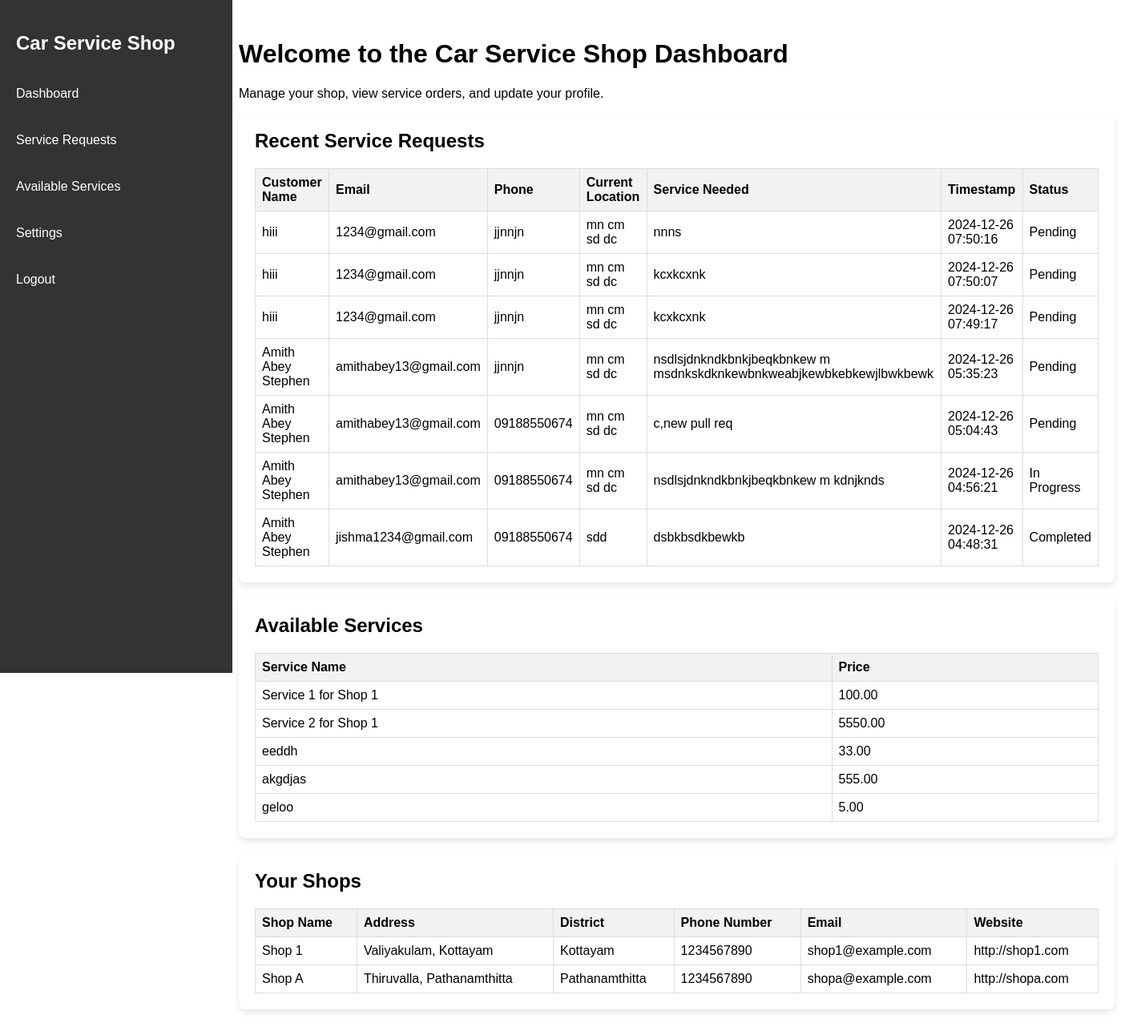
/admin/shop_dashboard.php (signed in), run on the app's committed database.
### tables this page shows
CREATE TABLE `service_requests` (
  `id` int(11) NOT NULL,
  `shop_id` int(11) NOT NULL,
  `shop_name` varchar(255) NOT NULL,
  `shop_address` text NOT NULL,
  `name` varchar(255) NOT NULL,
  `email` varchar(255) NOT NULL,
  `phone` varchar(20) NOT NULL,
  `current_location` text NOT NULL,
  `service_needed` text NOT NULL,
  `timestamp` timestamp NOT NULL DEFAULT current_timestamp(),
  `status` varchar(50) NOT NULL
);

CREATE TABLE `services` (
  `id` int(11) NOT NULL,
  `shop_id` int(11) NOT NULL,
  `service_name` varchar(255) NOT NULL,
  `description` text DEFAULT NULL,
  `price` decimal(10,2) NOT NULL,
  `email` varchar(255) NOT NULL
);

CREATE TABLE `shops` (
  `id` int(11) NOT NULL,
  `shop_name` varchar(255) NOT NULL,
  `address` text NOT NULL,
  `district` varchar(255) NOT NULL,
  `latitude` decimal(10,8) NOT NULL,
  `longitude` decimal(11,8) NOT NULL,
  `phone_number` varchar(20) NOT NULL,
  `email` varchar(255) NOT NULL,
  `website` varchar(255) DEFAULT NULL,
  `owner_email` varchar(255) NOT NULL
);

### admin/shop_dashboard.php (the view, shortened to what this page needs)
<?php
include 'db_connection.php';
$email = $_SESSION['email'];
$sql_shops = "SELECT id, shop_name, address, district, latitude, longitude, phone_number, email, website FROM shops WHERE owner_email=?";
$stmt_shops = $conn->prepare($sql_shops);
$stmt_shops->bind_param("s", $email);
$stmt_shops->execute();
$result_shops = $stmt_shops->get_result();
$shops = [];
while ($row = $result_shops->fetch_assoc()) {
    $shops[] = $row;
}
$services = [];
$service_requests = [];
foreach ($shops as $shop) {
    $shop_id = $shop['id'];
    $sql_services = "SELECT * FROM services WHERE shop_id=?";
    $stmt_services = $conn->prepare($sql_services);
    $stmt_services->bind_param("i", $shop_id);
    $stmt_services->execute();
    $result_services = $stmt_services->get_result();
    while ($row = $result_services->fetch_assoc()) {
        $services[$shop_id][] = $row;
    }
    $sql_requests = "SELECT * FROM service_requests WHERE shop_id=? ORDER BY timestamp DESC";
    $stmt_requests = $conn->prepare($sql_requests);
    $stmt_requests->bind_param("i", $shop_id);
    $stmt_requests->execute();
    $result_requests = $stmt_requests->get_result();
    while ($row = $result_requests->fetch_assoc()) {
        $service_requests[$shop_id][] = $row;
    }
}
?>
<!DOCTYPE html>
<html lang="en">
<head>
</head>
<body>
    <div class="sidebar">
        <h2>Car Service Shop</h2>
        <a href="shop_dashboard.php">Dashboard</a>
        <a href="service/shop_service_request.php">Service Requests</a>
        <a href="service/shop_available_service.php">Available Services</a>
        <a href="service/shop_settings.php">Settings</a>
        <a href="../admin/logout.php">Logout</a>
    </div>
    <div class="content">
        <h1>Welcome to the Car Service Shop Dashboard</h1>
        <p>Manage your shop, view service orders, and update your profile.</p>
        <div class="card" id="recent_services">
            <h2>Recent Service Requests</h2>
            <table>
                <tr>
                    <th>Customer Name</th>
                    <th>Email</th>
                    <th>Phone</th>
                    <th>Current Location</th>
                    <th>Service Needed</th>
                    <th>Timestamp</th>
                    <th>Status</th>
                </tr>
                <?php
                if (!empty($service_requests)) {
                    foreach ($service_requests as $shop_id => $requests) {
                        foreach ($requests as $row) {
                            echo "<tr>";
                            echo "<td>" . htmlspecialchars($row['name']) . "</td>";
                            echo "<td>" . htmlspecialchars($row['email']) . "</td>";
                            echo "<td>" . htmlspecialchars($row['phone']) . "</td>";
                            echo "<td>" . htmlspecialchars($row['current_location']) . "</td>";
                            echo "<td>" . htmlspecialchars($row['service_needed']) . "</td>";
                            echo "<td>" . htmlspecialchars($row['timestamp']) . "</td>";
                            echo "<td>" . htmlspecialchars($row['status']) . "</td>";
                            echo "</tr>";
                        }
                    }
                } else {
                    echo "<tr><td colspan='7'>No service requests found</td></tr>";
                }
                ?>
            </table>
        </div>
        <div class="card" id="available_services">
            <h2>Available Services</h2>
            <table>
                <tr>
                    <th>Service Name</th>
                    <th>Price</th>
                </tr>
                <?php
                if (!empty($services)) {
                    foreach ($services as $shop_id => $shop_services) {
                        foreach ($shop_services as $row) {
                            echo "<tr>";
                            echo "<td>" . htmlspecialchars($row['service_name']) . "</td>";
                            echo "<td>" . htmlspecialchars($row['price']) . "</td>";
                            echo "</tr>";
                        }
                    }
                } else {
                    echo "<tr><td colspan='2'>No services available</td></tr>";
                }
                ?>
            </table>
        </div>
        <div class="card" id="shops">
            <h2>Your Shops</h2>
            <table>
                <tr>
                    <th>Shop Name</th>
                    <th>Address</th>
                    <th>District</th>
                    <th>Phone Number</th>
                    <th>Email</th>
                    <th>Website</th>
                </tr>
                <?php
                if (count($shops) > 0) {
                    foreach ($shops as $shop) {
                        echo "<tr>";
                        echo "<td>" . htmlspecialchars($shop['shop_name']) . "</td>";
                        echo "<td>" . htmlspecialchars($shop['address']) . "</td>";
                        echo "<td>" . htmlspecialchars($shop['district']) . "</td>";
                        echo "<td>" . htmlspecialchars($shop['phone_number']) . "</td>";
                        echo "<td>" . htmlspecialchars($shop['email']) . "</td>";
                        echo "<td>" . htmlspecialchars($shop['website']) . "</td>";
                        echo "</tr>";
                    }
                } else {
                    echo "<tr><td colspan='6'>No shops found</td></tr>";
                }
                ?>
            </table>
        </div>
    </div>
</body>
</html>

### admin/shop_dashboard.php (style rules this page uses)
body { display: flex; font-family: Arial, sans-serif; }
.sidebar { position: fixed; top: 0; left: 0; height: 100vh; width: 250px; background-color: #333; color: white; display: flex; flex-direction: column; padding: 20px; }
.sidebar a { color: white; text-decoration: none; padding: 10px 0; margin: 10px 0; display: block; }
.content { margin-left: 270px; padding: 20px; flex-grow: 1; }
.card { background-color: white; border-radius: 8px; box-shadow: 0 4px 8px rgba(0, 0, 0, 0.1); padding: 20px; margin-bottom: 20px; }
.card h2 { margin-top: 0; }
.card table { width: 100%; border-collapse: collapse; }
.card table, .card th, .card td { border: 1px solid #ddd; }
.card th, .card td { padding: 8px; text-align: left; }
.card th { background-color: #f2f2f2; }

### data on the page
service_requests: name "hiii", email "1234@gmail.com", phone "jjnnjn", current_location "mn cm sd dc", service_needed "nnns", timestamp "2024-12-26 07:50:16", status "Pending"
service_requests: name "hiii", email "1234@gmail.com", phone "jjnnjn", current_location "mn cm sd dc", service_needed "kcxkcxnk", timestamp "2024-12-26 07:50:07", status "Pending"
service_requests: name "hiii", email "1234@gmail.com", phone "jjnnjn", current_location "mn cm sd dc", service_needed "kcxkcxnk", timestamp "2024-12-26 07:49:17", status "Pending"
service_requests: name "Amith Abey Stephen", email "amithabey13@gmail.com", phone "jjnnjn", current_location "mn cm sd dc", service_needed "nsdlsjdnkndkbnkjbeqkbnkew m msdnkskdknkewbnkweabjkewbkebkewjlbwkbewk", timestamp "2024-12-26 05:35:23", status "Pending"
service_requests: name "Amith Abey Stephen", email "amithabey13@gmail.com", phone "09188550674", current_location "mn cm sd dc", service_needed "c,new pull req", timestamp "2024-12-26 05:04:43", status "Pending"
service_requests: name "Amith Abey Stephen", email "amithabey13@gmail.com", phone "09188550674", current_location "mn cm sd dc", service_needed "nsdlsjdnkndkbnkjbeqkbnkew m kdnjknds", timestamp "2024-12-26 04:56:21", status "In Progress"
service_requests: name "Amith Abey Stephen", email "jishma1234@gmail.com", phone "09188550674", current_location "sdd", service_needed "dsbkbsdkbewkb", timestamp "2024-12-26 04:48:31", status "Completed"
services: service_name "Service 1 for Shop 1", price "100.00"
services: service_name "Service 2 for Shop 1", price "5550.00"
services: service_name "eeddh", price "33.00"
services: service_name "akgdjas", price "555.00"
services: service_name "geloo", price "5.00"
shops: shop_name "Shop 1", address "Valiyakulam, Kottayam", district "Kottayam", phone_number "1234567890", email "shop1@example.com", website "http://shop1.com"
shops: shop_name "Shop A", address "Thiruvalla, Pathanamthitta", district "Pathanamthitta", phone_number "1234567890", email "shopa@example.com", website "http://shopa.com"
